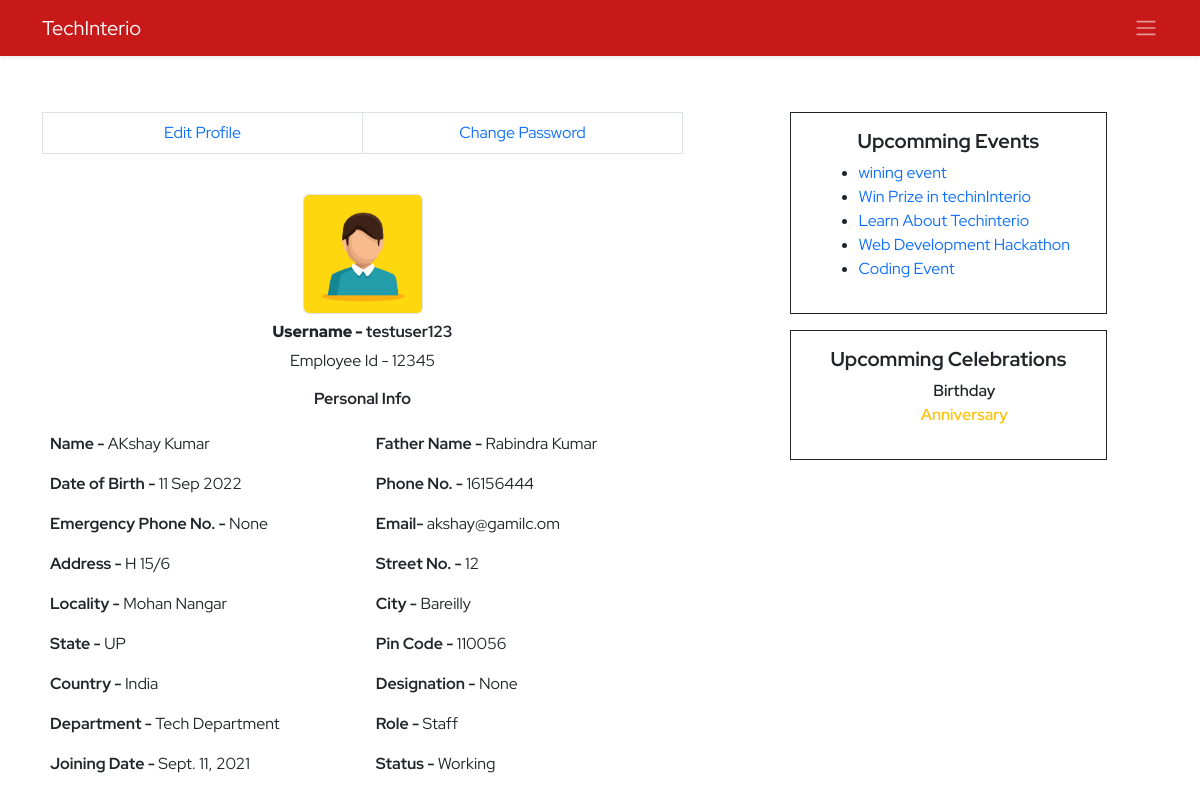
Before: /ems/profile/ (signed in) with the older database file.
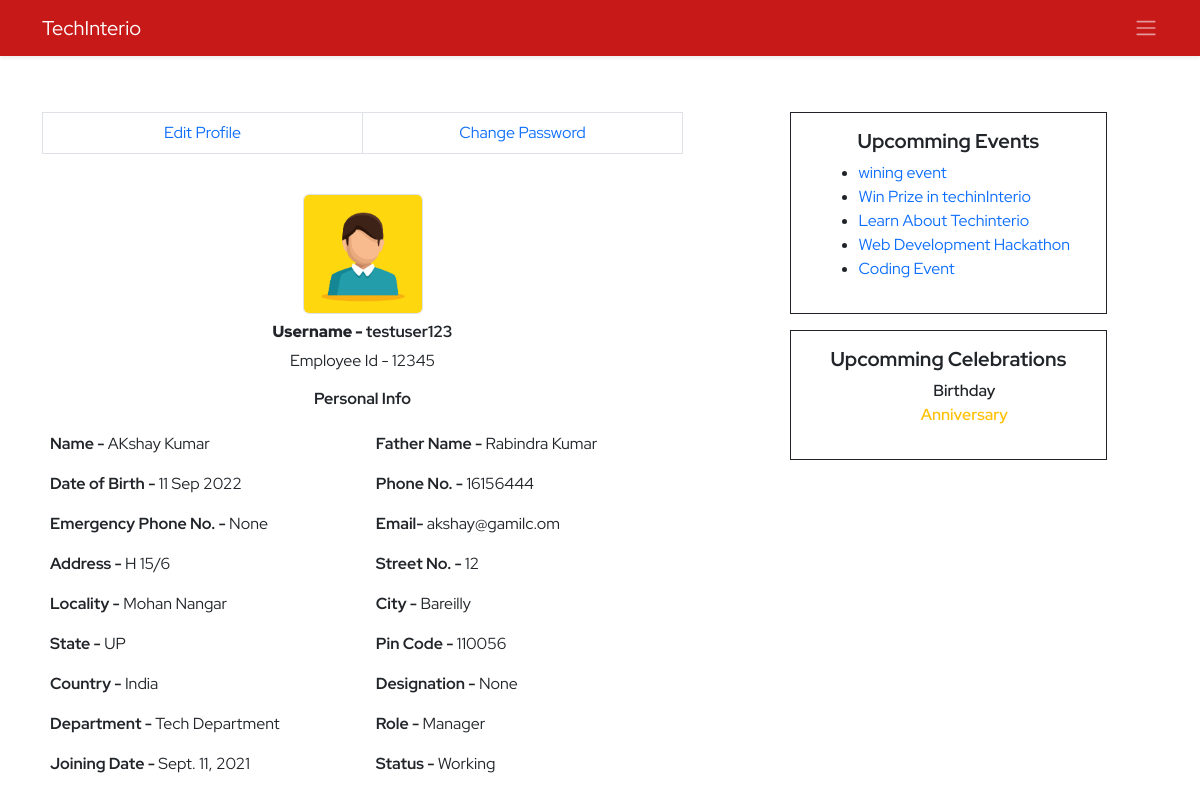
After: the same page with the newer database file.
### ems/models.py (models this page shows, shortened)
class Employee(models.Model):
    empid=models.AutoField(primary_key=True)
    employeeid=models.IntegerField(unique=True, null=True, blank=True)
    user=models.OneToOneField(User,on_delete=models.CASCADE)
    name=models.CharField(max_length=50)
    father_name=models.CharField(max_length=50)
    avtar=models.ImageField(upload_to='employee_profile_images', blank=True , default='profile.jpg')
    document=models.FileField(upload_to='employee_documents',null=True,blank=True)
    dob=models.DateField()
    email=models.EmailField(max_length=100)
    mobile_no=models.IntegerField()
    emergency_mobile_no=models.IntegerField(null=True,blank=True)
    address=models.OneToOneField(Address, on_delete=models.CASCADE,blank=True, null=True,)
    designation=models.CharField(max_length=70,null=True, blank=True)
    role=models.ForeignKey(Role, on_delete=models.SET_NULL,blank=True, null=True,)
    department=models.ForeignKey(Department, on_delete=models.SET_NULL,blank=True, null=True,)
    joining_date=models.DateField(null=True, blank=True)
    status=models.CharField(max_length=15)
    @property
    def imageURL(self):
        try:
            url=self.avtar.url
        except:
            url=''
        return url

class Role(models.Model):
    name=models.CharField(max_length=70, unique=True)
    description=models.TextField(max_length=200)
    created_at = models.DateTimeField(auto_now_add=True,blank=True,null=True)
    updated_at = models.DateTimeField(auto_now=True,blank=True,null=True)
    def __str__(self):
        return self.name

class Department(models.Model):
    name=models.CharField(max_length=70, unique=True)
    description=models.TextField(max_length=200)
    created_at = models.DateTimeField(auto_now_add=True,blank=True,null=True)
    updated_at = models.DateTimeField(auto_now=True,blank=True,null=True)
    def __str__(self):
        return self.name

### ems/views.py (the view, shortened to what this page needs)
# urls.py: path('profile/',profile,name='profile'),
def profile(request):
    context={}
    try:
        if request.user.is_authenticated:
            if not request.user.is_superuser:
                try:
                    events=Events.objects.exclude(is_completed=True).order_by('-id')[:10]
                    profile=Employee.objects.get(user=request.user)
                    address=Address.objects.get(user=request.user)
                    dob=str(profile.dob).split('-')
                    now=datetime.now()
                    day=now.day
                    month=now.month
                    year=now.year
                    dob_day=int(dob[2])
                    dob_month=int(dob[1])
                    dob_year=int(dob[0])
                    name=str(profile.name).split(' ')
                    if dob_month == month and dob_day == day:
                        print('Happy Birthday to ',profile.name)
                        context['birthday']=True
                        context['name']=name[0]
                    else:
                        context['birthday']=False
                    if profile.joining_date != '':
                        print('inside annivarsary')
                        joining_date=str(profile.joining_date).split('-')
                        j_day=int(joining_date[2])
                        j_month=int(joining_date[1])
                        j_year=int(joining_date[0])
                        completed_yers=year-j_year
                    else:
                        messages.warning(request,'Please Add Joining Date!')
                    context['profile']=profile
                    context['address']=address
                    context['events']=events
                except Exception as e:
                    print('Profile Inside Exception : ',e)
                    messages.warning(request, 'Profile Not found Please contact Admin')
                    return redirect('ems:ems')
                return render(request,'ems/profile.html',context)
            else:
                return redirect('ems:ems')
        else:
            messages.warning(request,'Please Login!')
            return redirect('home:login')
    except Exception as e:
        print('Profile Exception : ',e)
    return redirect('/')

### ems/templates/ems/profile.html (shortened to what the changed rows need)
{% extends './base.html' %}
{% block body %}
<section class="py-5">
    <div class="container">
        <div class="row d-flex justify-content-between">
            <div class="col-7 ">
                <div class="personal-info">
                    <table class="table table-borderless">
                        <tr>
                            <td colspan="2">
                                <div class="avtar d-flex align-items-center flex-column">
                                    <img src="{{profile.imageURL}}" alt="" class="rounded border ">
                                    <div class="d-flex justify-content-between align-items-center">
                                        <h6 class="m-2 profile-title"><b>Username - </b>{{profile.user.username}}</h6>
                                    </div>
                                    <span>Employee Id - {{profile.employeeid}}</span>
                                </div>
                            </td>
                        </tr>
                        <tr>
                            <td><b>Name - </b>{{profile.name}}</td>
                            <td><b>Father Name - </b>{{profile.father_name}}</td>
                        </tr>
                        <tr>
                            <td><b>Date of Birth - </b>{{profile.dob |date:'d M Y'}}</td>
                            <td><b>Phone No. - </b>{{profile.mobile_no}}</td>
                        </tr>
                        <tr>
                            <td><b>Emergency Phone No. - </b>{{profile.emergency_mobile_no}}</td>
                            <td><b>Email- </b>{{profile.email}}</td>
                        </tr>
                        <tr>
                            <td><b>Country - </b>{{address.country}}</td>
                            <td><b>Designation - </b>{{profile.designation}}</td>
                        </tr>
                        <tr>
                            <td><b>Department - </b>{{profile.department}}</td>
                            <td><b>Role - </b>{{profile.role}}</td>
                        </tr>
                        <tr>
                            <td><b>Joining Date - </b>{{profile.joining_date}}</td>
                            <td><b>Status - </b>{{profile.status}}</td>
                        </tr>
                    </table>
                </div>
            </div>
        </div>
    </div>
</section>
{% endblock body %}

Changed rows visible on the page:
changed Employee "AKshay Kumar": role "Staff" → "Manager"
